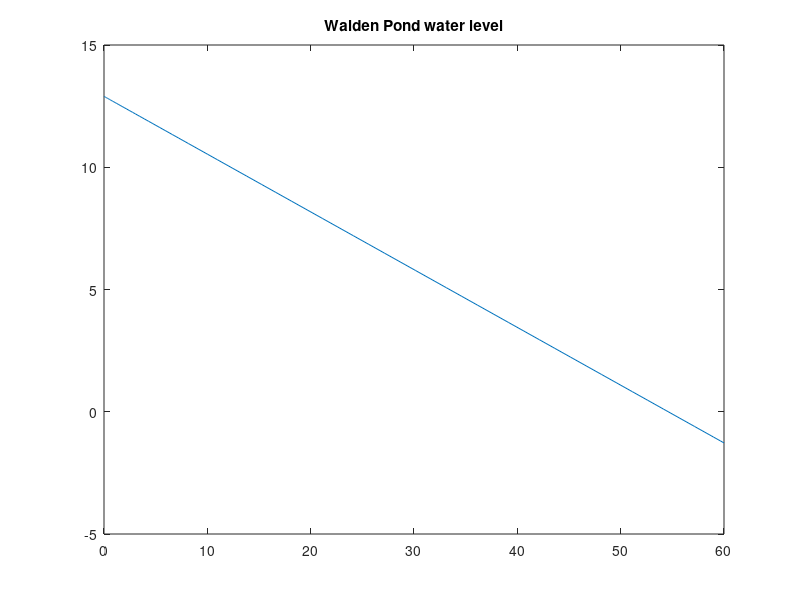

Reproduce this figure in MATLAB.
% using ode45 is overkill to do this problem.  
%I want to do it for practice

function res = WaldenPond
%% clear workspace

clc;
clear;
clf;


%% define constants

% starting conditions
waterLevel = 12.9;

% flows in
flowIn = 2.1;
prec = flowIn * .45;
aqui = flowIn * .55;

% flows out
flowOut = 2.1;
evap = flowOut * .26;
seep = flowOut * .74;

%time for ode45
time_start = 0; %years
time_end = 60;  %years


%% update/calculate constants

% update flows in
prec = prec * .75;
flowIn = prec + aqui;


%% ode45 call waterFlow
[T, Y] = ode45(@waterFlow, [time_start, time_end], waterLevel);


function res = waterFlow(t, y)
    res = flowIn - flowOut;
end


%% plot figure
plot(T,Y)
title('Walden Pond water level')


end